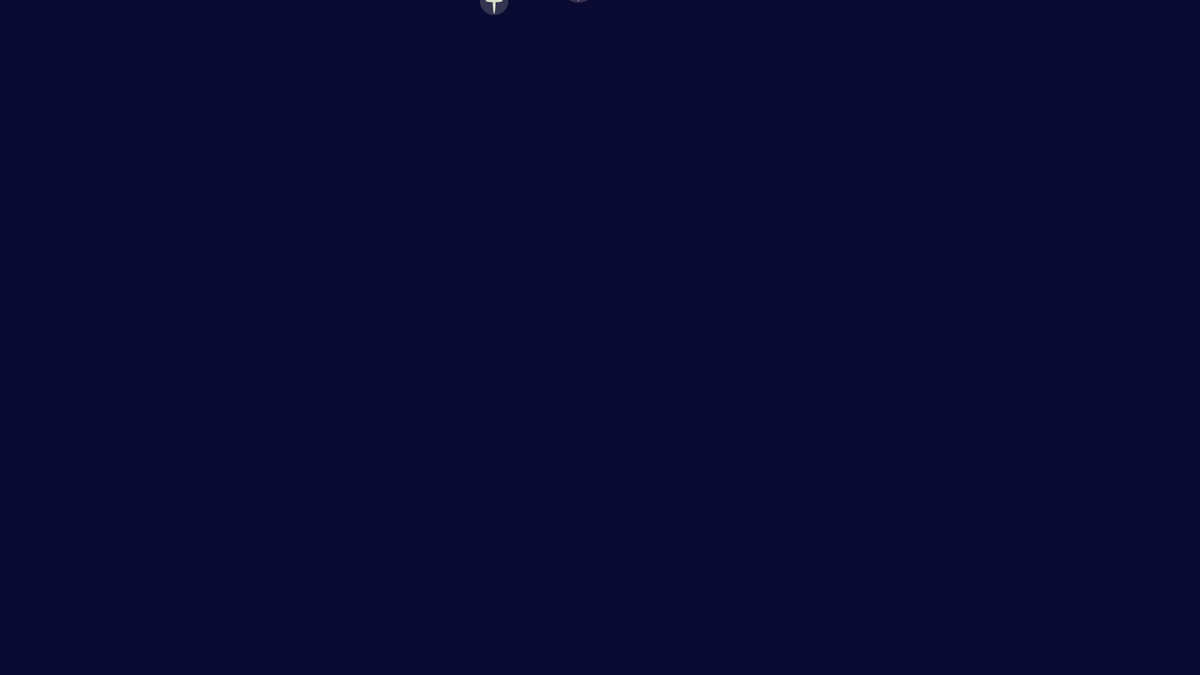
Frame 1 (no input)
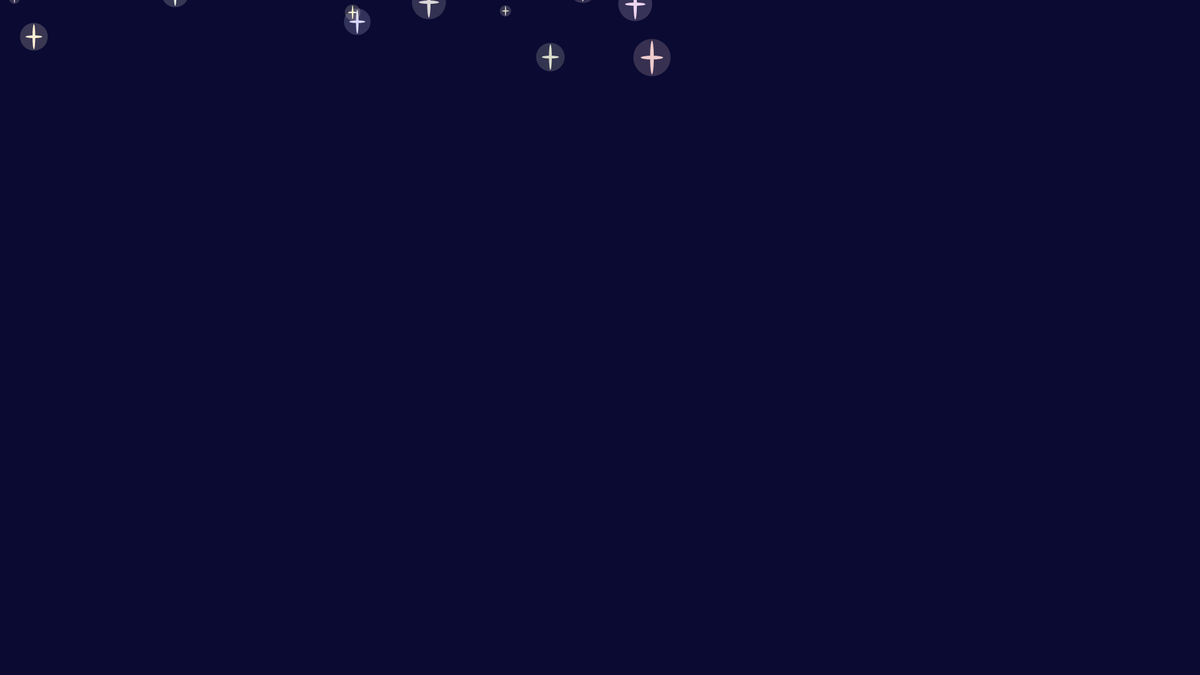
Frame 60 (no input)
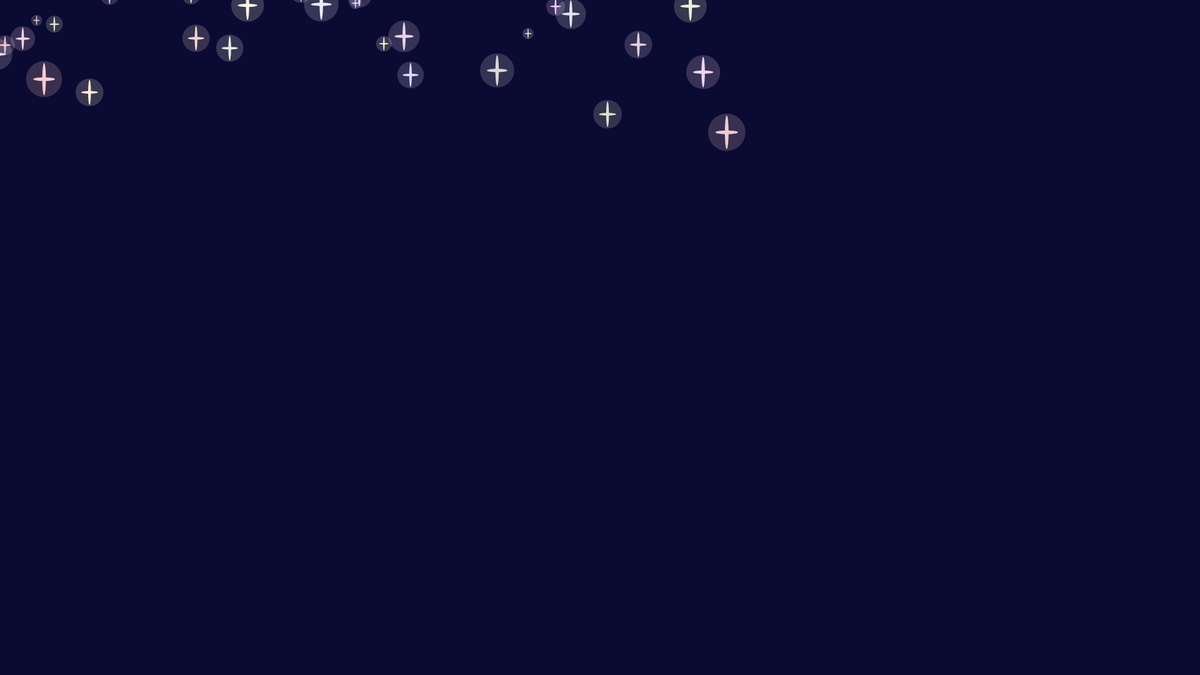
Frame 120 (the mouse pressed at the canvas centre since frame 60)

The p5.js sketch that drew these frames (run headless with seeded random() and noise() and a simulated clock; from frame 60 on, the mouse is pressed at the canvas centre):

// p5.js sketch
// ── sketch.js
var sparkles = [];

function setup(){
 createCanvas(1920, 1080);
 background(0);

 for(var i = 0; i < 600; i++) {
   var x = random (-width, width/2);
   var y = random (-height, 0);
   var sizespeed = random(0, 6);
   var red = random(0, 55);
   var green = random(0, 55);
   var blue = random(0, 55);
   sparkles[i] = new Sparkle(x, y, sizespeed, red, green, blue, sizespeed);
 }

}

function draw(){

  background(10, 10, 50);

  for(var i = 0; i < sparkles.length; i++) {
    sparkles[i].move();
    sparkles[i].display();
  }

}

function Sparkle(tempX, tempY, tempSize, tempR, tempG, tempB, tempSpeed){
  this.x = tempX;
  this.y = tempY;
  this.size = tempSize;
  this.r = tempR;
  this.g = tempG;
  this.b = tempB;
  this.speed = tempSpeed;

  this.move = function(){
    this.y = this.y + (this.speed/3);
    this.x = this.x + (this.speed/3);
  };

  this.display = function(){
    noStroke();
    fill(200 + this.r, 200 + this.g, 200 + this.b);
    ellipse(this.x, this.y, this.size * 6, this.size * 1);
    ellipse(this.x, this.y, this.size * 1, this.size * 9);
    fill(200 + this.r, 200 + this.g, 200 + this.b, 50);
    ellipse(this.x, this.y, this.size * 10);
  };

}
